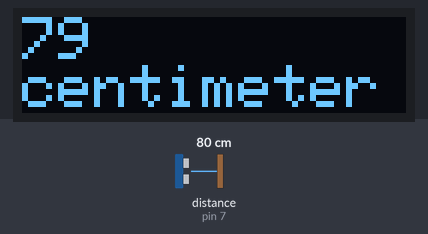
A sketch run on a simulated Arduino Uno, built with avr-gcc and run on an emulated ATmega328P. On the bench: 128×32 one-colour display. Wiring (inferred from the names in the program): ultrasonic range finder: trigger pin 6; echo pin 7. Inputs (shaded band) come from the test bench; at power-on: distance to the obstacle (sensor on pin 7) 80 cm. The echo pulse lasts 58.3 µs per cm; what the sketch prints to the serial monitor is not drawn.

Above: at 1.2 s.
1.3 s: distance to the obstacle (sensor on pin 7) set to 2 cm
At 2.5 s:
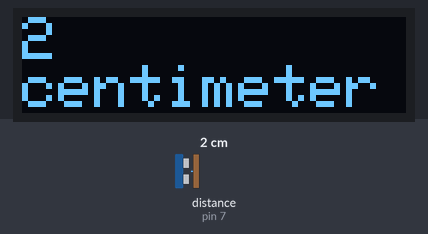
2.9 s: distance to the obstacle (sensor on pin 7) set to 18 cm
At 4.3 s:
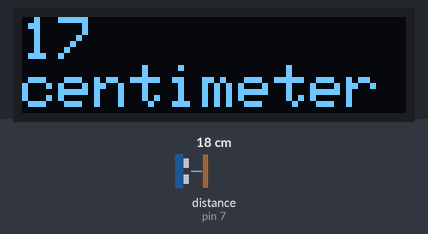
4.6 s: distance to the obstacle (sensor on pin 7) set to 4 cm
At 5.8 s:
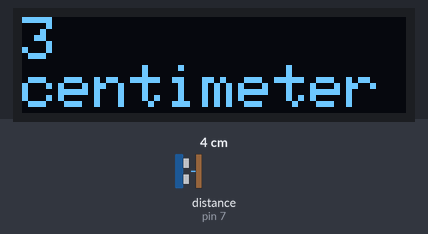
6.1 s: distance to the obstacle (sensor on pin 7) set to 60 cm
At 7.2 s:
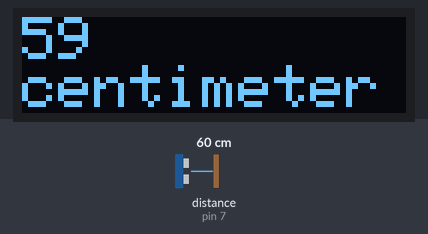
Timing chart, 0 to 8.6 s (numbered marks = the images above; inputs shaded):
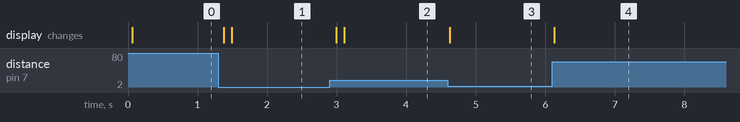

Measured:
- after the input at 1.3 s, the display: first changes after 0.08 s (image 1 shows a later state)
- after the input at 2.9 s, the display: first changes after 0.10 s (image 2 shows a later state)
- after the input at 4.6 s, the display: changes at once (image 3)
- after the input at 6.1 s, the display: changes at once (image 4)

The sketch:

002_measuring_with_a_sonar.ino
```cpp
#include <Wire.h>
#include <Adafruit_GFX.h>
#include <Adafruit_SSD1306.h>

#define SCREEN_WIDTH 128 // OLED display width, in pixels
#define SCREEN_HEIGHT 32 // OLED display height, in pixels
// A4(SDA), A5(SCL)
Adafruit_SSD1306 display(SCREEN_WIDTH, SCREEN_HEIGHT, &Wire, -1);

# define triggerPin 6
# define echoPin 7

void setup() {
  Serial.begin(9600);

  pinMode(triggerPin, OUTPUT);
  pinMode(echoPin, INPUT);

  digitalWrite(triggerPin, LOW);

  if(!display.begin(SSD1306_SWITCHCAPVCC, 0x3C)) {
    Serial.println(F("SSD1306 allocation failed"));
    notifyErrorWithLED();
  }

  display.clearDisplay();
  display.setTextColor(WHITE);
  display.setCursor(0, 5);
  display.setTextSize(2);
  display.setRotation(2);
  display.display();

  delayMicroseconds(10);
}

void loop() {
  long duration, centimeters;

  digitalWrite(triggerPin, HIGH);
  delayMicroseconds(10);
  digitalWrite(triggerPin, LOW);

  duration = pulseIn(echoPin, HIGH);
  centimeters = microsecondsToCentimeters(duration);

  Serial.print(centimeters);
  Serial.println(" centimeters");

  display.clearDisplay();
  display.setCursor(0, 0);
  display.println(centimeters);
  display.print("centimeters");
  display.display();

  delay(100);
}

long microsecondsToCentimeters(long  microseconds) {
  // Speed of sound (20 cº) = 343 m/s = 0.343 m/ms = 0.000343 m/μs = 0.0343 cm / ms
  return (microseconds / 2) * 0.0343;
}

void notifyErrorWithLED () {
  pinMode(LED_BUILTIN, OUTPUT);
  while (1) {
    digitalWrite(LED_BUILTIN, HIGH);
    delay(75);
    digitalWrite(LED_BUILTIN, LOW);
  };
}
```
